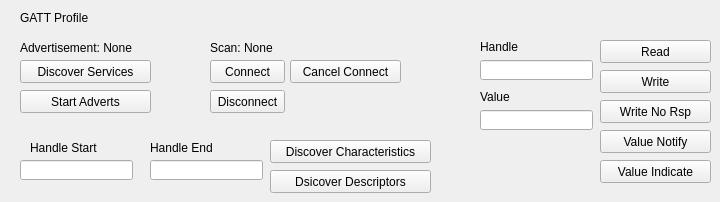
    <widget class="QWidget" name="tabGATT">
     <attribute name="title">
      <string>GATT</string>
     </attribute>
     <widget class="QPushButton" name="btnBLEDiscoverServices">
      <property name="geometry">
       <rect>
        <x>20</x>
        <y>60</y>
        <width>131</width>
        <height>23</height>
       </rect>
      </property>
      <property name="text">
       <string>Discover Services</string>
      </property>
     </widget>
     <widget class="QPushButton" name="btnBLEDiscoverChars">
      <property name="geometry">
       <rect>
        <x>270</x>
        <y>140</y>
        <width>161</width>
        <height>23</height>
       </rect>
      </property>
      <property name="text">
       <string>Discover Characteristics</string>
      </property>
     </widget>
     <widget class="QPushButton" name="btnBLEDiscoverDescriptors">
      <property name="geometry">
       <rect>
        <x>270</x>
        <y>170</y>
        <width>161</width>
        <height>23</height>
       </rect>
      </property>
      <property name="text">
       <string>Dsicover Descriptors</string>
      </property>
     </widget>
     <widget class="QPushButton" name="btnBLEStartStopAdvert">
      <property name="geometry">
       <rect>
        <x>20</x>
        <y>90</y>
        <width>131</width>
        <height>23</height>
       </rect>
      </property>
      <property name="text">
       <string>Start Adverts</string>
      </property>
     </widget>
     <widget class="QPushButton" name="btnBLEConnect">
      <property name="geometry">
       <rect>
        <x>210</x>
        <y>60</y>
        <width>75</width>
        <height>23</height>
       </rect>
      </property>
      <property name="text">
       <string>Connect</string>
      </property>
     </widget>
     <widget class="QPushButton" name="btnBLECancelConnect">
      <property name="geometry">
       <rect>
        <x>290</x>
        <y>60</y>
        <width>111</width>
        <height>23</height>
       </rect>
      </property>
      <property name="text">
       <string>Cancel Connect</string>
      </property>
     </widget>
     <widget class="QPushButton" name="btnBLEDisconnect">
      <property name="geometry">
       <rect>
        <x>210</x>
        <y>90</y>
        <width>75</width>
        <height>23</height>
       </rect>
      </property>
      <property name="text">
       <string>Disconnect</string>
      </property>
     </widget>
     <widget class="QPushButton" name="btnBLEWriteNoRsp">
      <property name="geometry">
       <rect>
        <x>600</x>
        <y>100</y>
        <width>111</width>
        <height>23</height>
       </rect>
      </property>
      <property name="text">
       <string>Write No Rsp</string>
      </property>
     </widget>
     <widget class="QPushButton" name="btnBLERead">
      <property name="geometry">
       <rect>
        <x>600</x>
        <y>40</y>
        <width>111</width>
        <height>23</height>
       </rect>
      </property>
      <property name="text">
       <string>Read</string>
      </property>
     </widget>
     <widget class="QPushButton" name="btnBLEValueIndicate">
      <property name="geometry">
       <rect>
        <x>600</x>
        <y>160</y>
        <width>111</width>
        <height>23</height>
       </rect>
      </property>
      <property name="text">
       <string>Value Indicate</string>
      </property>
     </widget>
     <widget class="QPushButton" name="btnBLEWrite">
      <property name="geometry">
       <rect>
        <x>600</x>
        <y>70</y>
        <width>111</width>
        <height>23</height>
       </rect>
      </property>
      <property name="text">
       <string>Write</string>
      </property>
     </widget>
     <widget class="QPushButton" name="btnBLEValueNotify">
      <property name="geometry">
       <rect>
        <x>600</x>
        <y>130</y>
        <width>111</width>
        <height>23</height>
       </rect>
      </property>
      <property name="text">
       <string>Value Notify</string>
      </property>
     </widget>
     <widget class="QLineEdit" name="edtBLEHandleStart">
      <property name="geometry">
       <rect>
        <x>20</x>
        <y>160</y>
        <width>113</width>
        <height>20</height>
       </rect>
      </property>
     </widget>
     <widget class="QLabel" name="label_8">
      <property name="geometry">
       <rect>
        <x>30</x>
        <y>140</y>
        <width>81</width>
        <height>16</height>
       </rect>
      </property>
      <property name="text">
       <string>Handle Start</string>
      </property>
     </widget>
     <widget class="QLabel" name="label_9">
      <property name="geometry">
       <rect>
        <x>150</x>
        <y>140</y>
        <width>91</width>
        <height>16</height>
       </rect>
      </property>
      <property name="text">
       <string>Handle End</string>
      </property>
     </widget>
     <widget class="QLineEdit" name="edtBLEHandleEnd">
      <property name="geometry">
       <rect>
        <x>150</x>
        <y>160</y>
        <width>113</width>
        <height>20</height>
       </rect>
      </property>
     </widget>
     <widget class="QLabel" name="label_10">
      <property name="geometry">
       <rect>
        <x>480</x>
        <y>90</y>
        <width>60</width>
        <height>13</height>
       </rect>
      </property>
      <property name="text">
       <string>Value</string>
      </property>
     </widget>
     <widget class="QLineEdit" name="edtBLEHandleValue">
      <property name="geometry">
       <rect>
        <x>480</x>
        <y>110</y>
        <width>113</width>
        <height>20</height>
       </rect>
      </property>
     </widget>
     <widget class="QLabel" name="label_11">
      <property name="geometry">
       <rect>
        <x>480</x>
        <y>40</y>
        <width>60</width>
        <height>13</height>
       </rect>
      </property>
      <property name="text">
       <string>Handle</string>
      </property>
     </widget>
     <widget class="QLineEdit" name="edtBLEHandle">
      <property name="geometry">
       <rect>
        <x>480</x>
        <y>60</y>
        <width>113</width>
        <height>20</height>
       </rect>
      </property>
     </widget>
     <widget class="QLabel" name="lblBLEScanState">
      <property name="geometry">
       <rect>
        <x>210</x>
        <y>40</y>
        <width>131</width>
        <height>16</height>
       </rect>
      </property>
      <property name="text">
       <string>Scan: None</string>
      </property>
     </widget>
     <widget class="QLabel" name="lblBLEAdvertisementState">
      <property name="geometry">
       <rect>
        <x>20</x>
        <y>40</y>
        <width>161</width>
        <height>16</height>
       </rect>
      </property>
      <property name="text">
       <string>Advertisement: None</string>
      </property>
     </widget>
     <widget class="QLabel" name="label_31">
      <property name="geometry">
       <rect>
        <x>20</x>
        <y>10</y>
        <width>121</width>
        <height>16</height>
       </rect>
      </property>
      <property name="text">
       <string>GATT Profile</string>
      </property>
     </widget>
    </widget>
